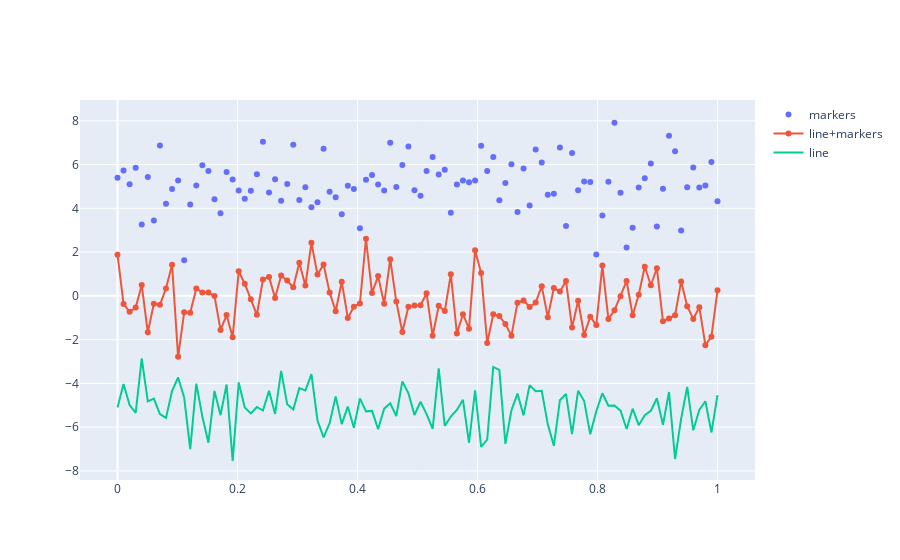

The notebook cell this image was saved under:
### Code cell
data = [trace0, trace1, trace2]
fig = go.Figure(data = data)
fig.show()
